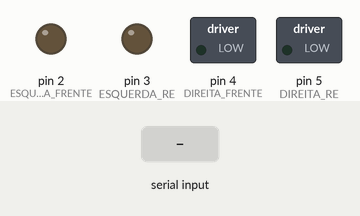
Recording of a sketch running on a simulated Arduino Uno, built with avr-gcc and run on an emulated ATmega328P. Parts: switched loads named in the sketch (green lamp = pin HIGH), output pins drawn as LEDs (lit = HIGH). The test bench sets the inputs (shaded band).

Above: at 1.2 s.
1.3 s: "1" received over the second serial link
At 2.6 s:
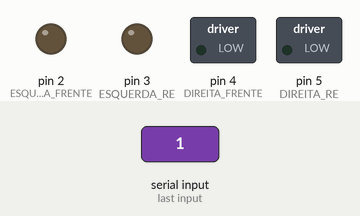
2.9 s: "2" received over the second serial link
At 4.0 s:
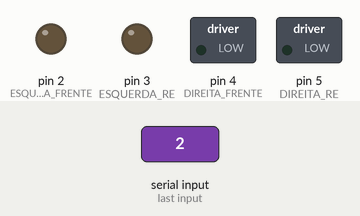
4.5 s: "3" received over the second serial link
At 5.2 s:
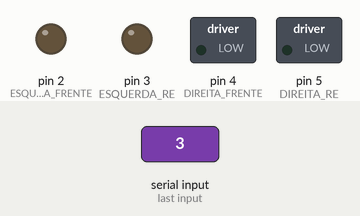
6.1 s: "4" received over the second serial link
At 7.6 s:
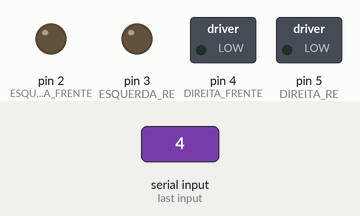
Timing chart, 0 to 8.7 s (numbered marks = the images above; inputs shaded):
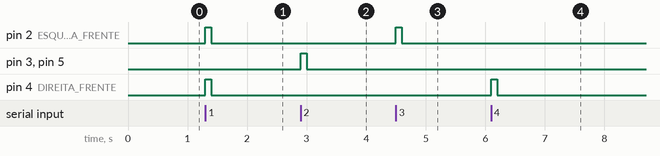

Measured:
- after the input at 1.3 s, pin 2 (ESQUERDA_FRENTE), pin 4 (DIREITA_FRENTE): LOW → HIGH at once, → LOW 0.10 s later
- after the input at 2.9 s, pin 3 (ESQUERDA_RE), pin 5 (DIREITA_RE): LOW → HIGH at once, → LOW 0.10 s later
- after the input at 4.5 s, pin 2 (ESQUERDA_FRENTE): LOW → HIGH at once, → LOW 0.10 s later
- after the input at 6.1 s, pin 4 (DIREITA_FRENTE): LOW → HIGH at once, → LOW 0.10 s later

The sketch:

Carrinho.ino
```cpp
//Inclui a biblioteca serial
#include <SoftwareSerial.h>

//Define os pinos para a comunicação serial do módulo bluetooth (RX, TX)
SoftwareSerial MinhaSerial(6,7);

//Define os pinos de saída
#define ESQUERDA_FRENTE 2
#define ESQUERDA_RE 3
#define DIREITA_FRENTE 4
#define DIREITA_RE 5

//Define a variável de comando
char comando = '0';

void setup(){
	//Inicia a serial configurada nas portas 6 e 7
	MinhaSerial.begin(115200);

	//Inicializa os pinos que irão acionar os motores
	pinMode(ESQUERDA_FRENTE,OUTPUT);
	pinMode(ESQUERDA_RE,OUTPUT);
	pinMode(DIREITA_FRENTE,OUTPUT);
	pinMode(DIREITA_RE,OUTPUT);

	//Coloca o carrinho parado
	digitalWrite(ESQUERDA_FRENTE,LOW);
	digitalWrite(ESQUERDA_RE,LOW);
	digitalWrite(DIREITA_FRENTE,LOW);
	digitalWrite(DIREITA_RE,LOW);
}


void loop(){
	if (MinhaSerial.available()) {
    while(MinhaSerial.available()) {
      comando = (char)MinhaSerial.read(); //Lê os dados provenientes do módulo bluetooth
	  }

		//Movimentação:

    //0 - Parar
    if (comando=='0') {
     digitalWrite(ESQUERDA_FRENTE,LOW);
     digitalWrite(ESQUERDA_RE,LOW);
     digitalWrite(DIREITA_FRENTE,LOW);
     digitalWrite(DIREITA_RE,LOW);
    }

    //1 - Andar para frente
    if (comando=='1') {
     digitalWrite(ESQUERDA_FRENTE,HIGH);
     digitalWrite(ESQUERDA_RE,LOW);
     digitalWrite(DIREITA_FRENTE,HIGH);
     digitalWrite(DIREITA_RE,LOW);
    }

    //2 - Andar para trás
    if (comando=='2') {
     digitalWrite(ESQUERDA_FRENTE,LOW);
     digitalWrite(ESQUERDA_RE,HIGH);
     digitalWrite(DIREITA_FRENTE,LOW);
     digitalWrite(DIREITA_RE,HIGH);
    }

    //3 - Direita para frente
    if (comando=='3') {
     digitalWrite(ESQUERDA_FRENTE,HIGH);
     digitalWrite(ESQUERDA_RE,LOW);
     digitalWrite(DIREITA_FRENTE,LOW);
     digitalWrite(DIREITA_RE,LOW);
    }

    //4 - Esquerda para frente
    if (comando=='4') {
     digitalWrite(ESQUERDA_FRENTE,LOW);
     digitalWrite(ESQUERDA_RE,LOW);
     digitalWrite(DIREITA_FRENTE,HIGH);
     digitalWrite(DIREITA_RE,LOW);
    }
    delay(100);
  }
  else {
  //Coloca o carrinho parado
  digitalWrite(ESQUERDA_FRENTE,LOW);
  digitalWrite(ESQUERDA_RE,LOW);
  digitalWrite(DIREITA_FRENTE,LOW);
  digitalWrite(DIREITA_RE,LOW);
  }
}
```
